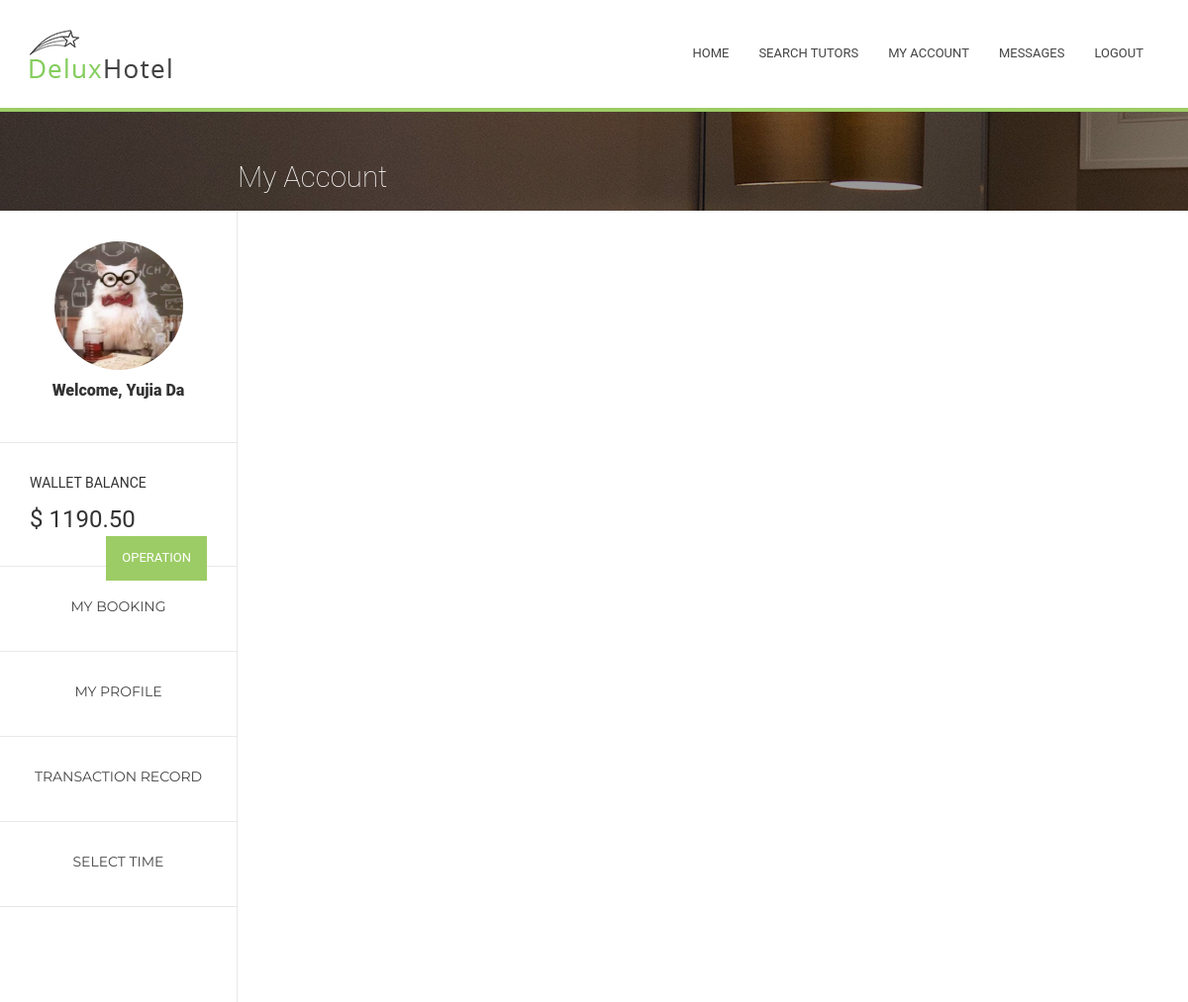
The page /Tutorial/4/myAccount/ (signed in) on the database as committed earlier.
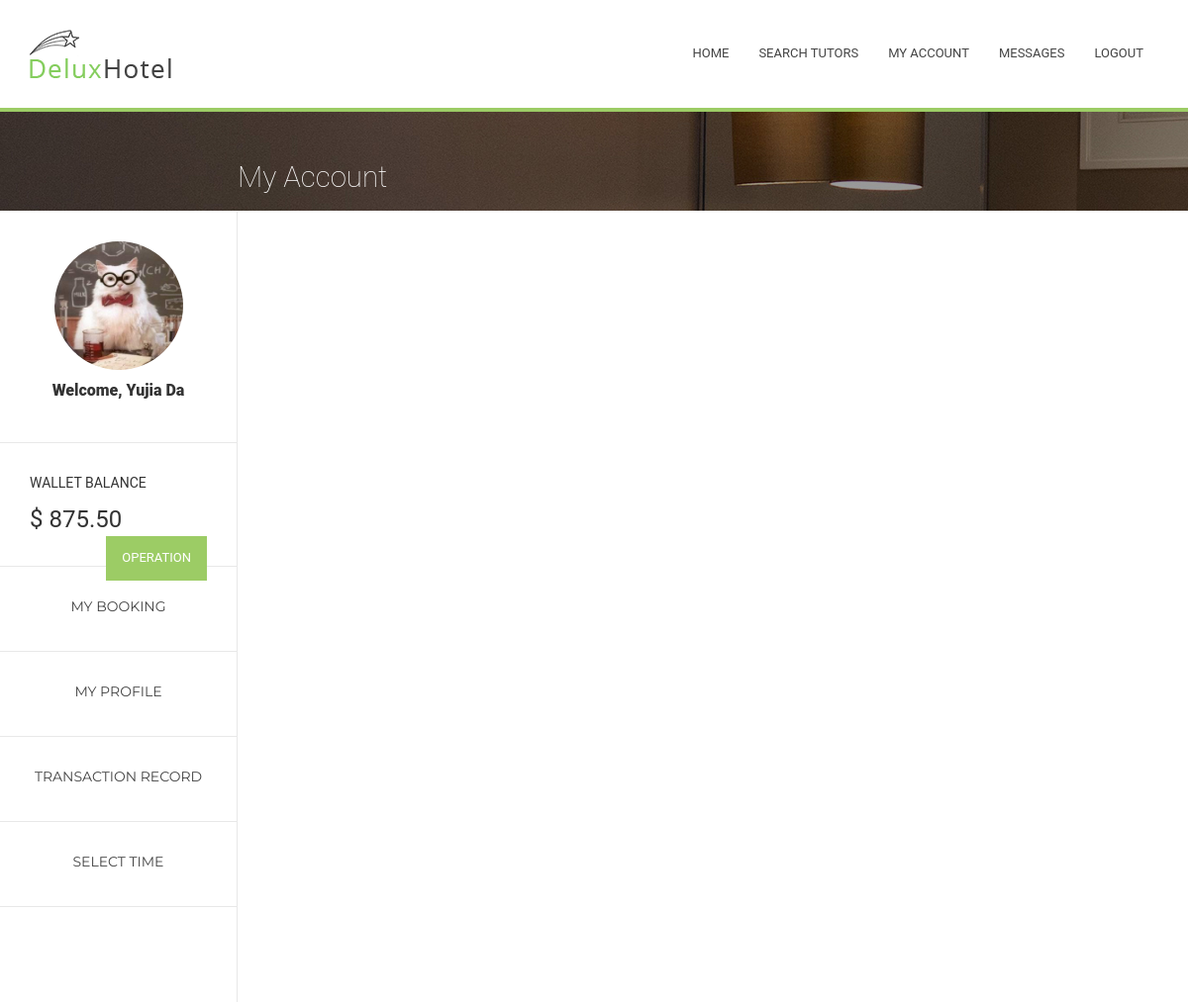
The same page on the database as committed later.
### Tutorial/models.py (models this page shows, shortened)
class MyUser(models.Model):
    user = models.ForeignKey(User, on_delete = models.CASCADE )
    wallet = models.ForeignKey(Wallet, on_delete = models.CASCADE)
    profile_content = models.CharField(max_length=2000, default="")
    phone = models.IntegerField(null = True)
    image = models.ImageField(upload_to='profile_image', default='profile_image/default.jpg')

class Wallet(models.Model):
    balance = models.DecimalField(max_digits=10, decimal_places=2, default=0.0)

### Tutorial/views.py (the view)
# urls.py: url(r'^(?P<myuser_id>[0-9]+)/myAccount/$', views.myaccount, name='myaccount'),
def myaccount(request, myuser_id):
    if not request.user.is_authenticated() or request.user.is_anonymous(): #visitor or client
        return render(request, 'home.html')
    if not MyUser.objects.filter(user=request.user):
        return HttpResponseRedirect('/Tutorial/admin/')
    myuser = MyUser.objects.get(user=request.user) #myuser = get_object_or_404(MyUser, pk=myuser_id)
    isstudent = "0"
    istutor = "0"
    if Student.objects.filter(myuser=myuser):
       isstudent = "1"
    if Tutor.objects.filter(myuser=myuser):
        istutor = "1"
        mytutor = Tutor.objects.get(myuser=myuser)
        return render(request, 'myaccount/myaccount.html',{'user': myuser, 'isstudent': isstudent, 'istutor': istutor, 'tutor': mytutor})
    return render(request, 'myaccount/myaccount.html', {'user':myuser, 'isstudent': isstudent, 'istutor': istutor})

### Tutorial/templates/myaccount/myaccount.html (shortened to what this page needs)
{% extends "Menu.html" %}
{% block content %}
<section class="breadcrumbs" style="background-image: url(/static/bootstrap/images/breadcrumbs/best-room.jpg)">
    <div class="right">
    <div class="row">
          <div class="col-md-6">
            <h1 class="h1">My Account</h1>
          </div>
        </div>
    </div>
        </section>
    <div class="left">
             <div class="avater" style="text-align : center;">
                    <img src="/static/bootstrap/images/best-rooms/1.jpg" style="width : 130px; height: 130px; border-radius: 130px; ">
                    <div class="small">Welcome, {{user.user.first_name}} {{user.user.last_name}}</div>
                 </div>
              <div class="avater" >
                  <div style="margin-bottom : 10px;">WALLET BALANCE</div>
                  <div style="font-size: 18pt; font-weight: 400; margin-top: 5px; margin-bottom: 0;">$ {{user.wallet.balance}}
                   <a href="{% url 'Tutorial:mywallet' user.id %}" class="moneyButton" ><div class ="btn btn-default">OPERATION</div></a>
                </div>
              </div>
              <a href="{% url 'Tutorial:mybooking' user.id %}"><div class="navbox">
                <div class="best-tutor_t">MY BOOKING</div>
                </div></a>
            <a href="{% url 'Tutorial:myprofile' user.id %}">
              <div class="navbox" >
                <div class="best-tutor_t">MY PROFILE</div>
                </div>
                </a>
            <a href="{% url 'Tutorial:mytransaction' user.id %}">
                <div class="navbox" >
                    <div class="best-tutor_t">TRANSACTION RECORD</div>
                </div>
            </a>
            {% if tutor %}
            <a href="{% url 'Tutorial:tutorTimeslot' user.id tutor.id %}" id="fortutoronly" >
                <div class="navbox" >
                    <div class="best-tutor_t">SELECT TIME</div>
                </div>
            </a>
            {% endif %}
     </div>
{% endblock %}

Rows that differ between the two databases and show on the page:
changed through a linked row, MyUser "Yujia": wallet.balance "1190.50" → "875.50"
